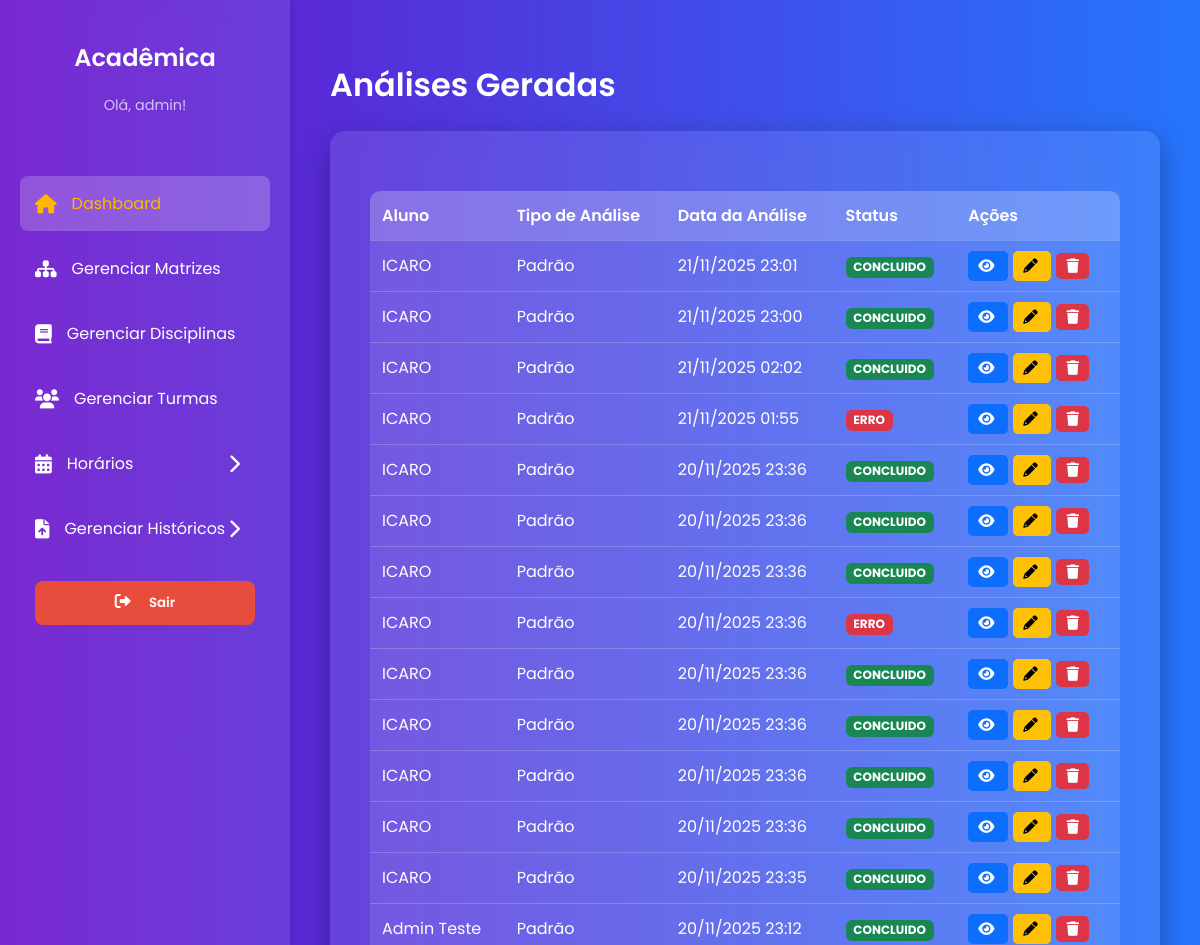
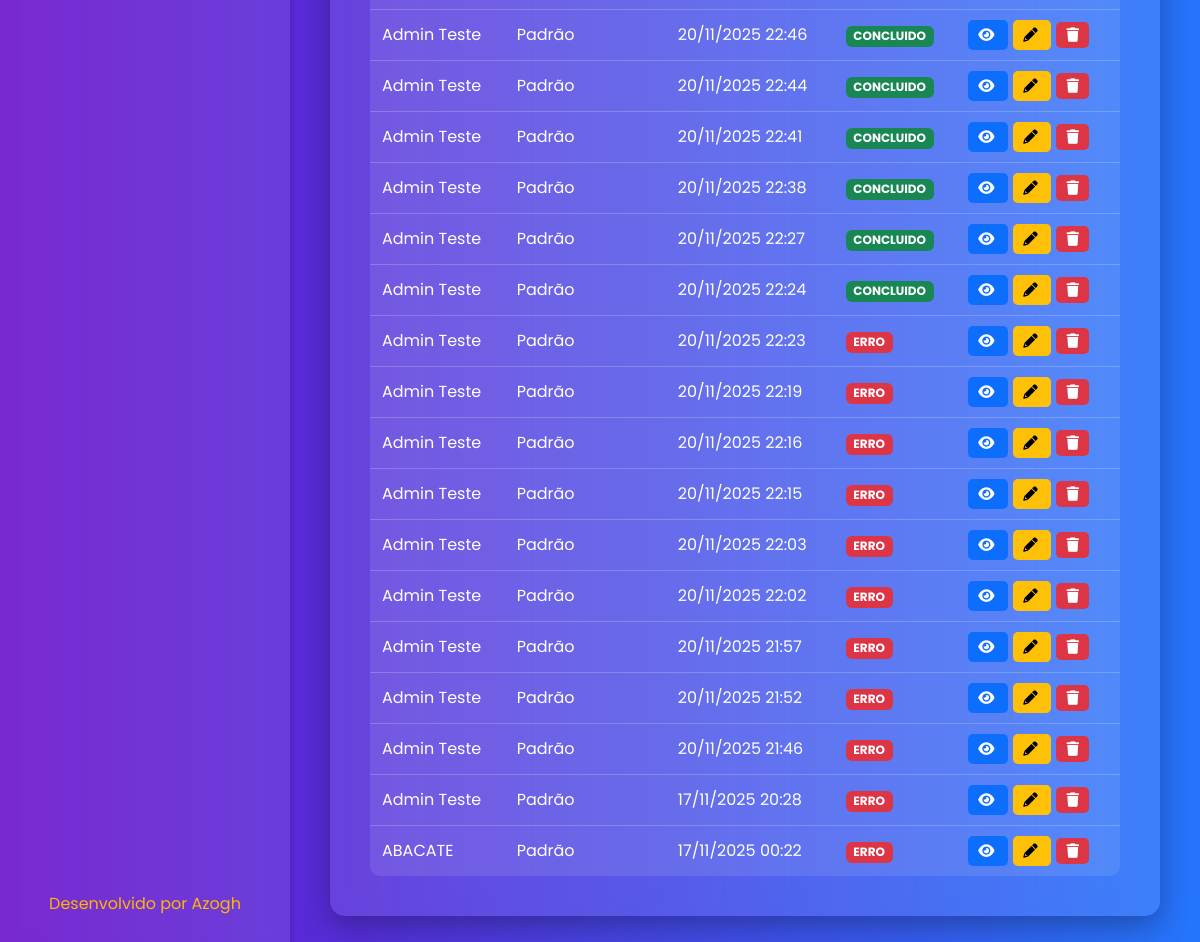
Page /listar/ (signed in) on the committed database (2 pictures, top to bottom).
### core/models.py (models this page shows, shortened)
class Usuario(AbstractUser):
    gestao_inicio = models.DateField(
        null=True,
        blank=True,
        verbose_name="Início da Gestão"
    )
    portaria = models.CharField(
        max_length=15,
        null=True,
        blank=True,
        verbose_name="Número da Portaria"
    )
    groups = models.ManyToManyField(
        'auth.Group',
        related_name='core_usuarios',
        blank=True,
        help_text='The groups this user belongs to. A user will get all permissions granted to each of their groups.',
        related_query_name='core_usuario',
        verbose_name="Grupos de Usuário"
    )
    user_permissions = models.ManyToManyField(
        'auth.Permission',
        related_name='core_usuarios',
        blank=True,
        help_text='Specific permissions for this user.',
        related_query_name='core_usuario',
        verbose_name="Permissões de Usuário"
    )
    class Meta:
        db_table = 'USUARIO'
        verbose_name = "Usuário"
        verbose_name_plural = "Usuários"

### analytics/models.py (models this page shows, shortened)
class Analise(models.Model):
    TIPO_ANALISE_CHOICES = [
        ('padrao', 'Padrão'),
        ('soft', 'Soft'),
        ('hard', 'Hardcore'),
    ]
    historico = models.ForeignKey(Historico, on_delete=models.CASCADE, related_name='analises')
    coordenador = models.ForeignKey(Usuario, on_delete=models.SET_NULL, null=True, blank=True)
    tipo_analise = models.CharField(max_length=10, choices=TIPO_ANALISE_CHOICES)
    dias_excluidos = models.CharField(max_length=100, blank=True, null=True, help_text="Ex: 'SEG,TER'")
    data_criacao = models.DateTimeField(auto_now_add=True)
    status = models.CharField(max_length=20, default='PENDENTE') # PENDENTE, CONCLUIDO, ERRO
    resultado_texto = models.TextField(blank=True, null=True)

### upload/models.py (models this page shows, shortened)
class Historico(models.Model):
    STATUS_CHOICES = [
        ('PENDENTE', 'Processamento Pendente'),
        ('CONCLUIDO', 'Processamento Concluído'),
        ('ERRO', 'Erro no Processamento'),
    ]
    aluno = models.ForeignKey(
        Aluno,
        on_delete=models.CASCADE,
        verbose_name="Aluno",
        related_name='historicos' # Permite consultar facilmente historicos do aluno
    )
    usuario = models.ForeignKey(
        Usuario,
        on_delete=models.SET_NULL, # Mantém o histórico mesmo que o coordenador seja excluído
        null=True,
        verbose_name="Coordenador Responsável"
    )
    data_upload = models.DateTimeField(
        auto_now_add=True,
        verbose_name="Data de Upload"
    )
    status = models.CharField(
        max_length=20,
        choices=STATUS_CHOICES,
        default='PENDENTE',
        verbose_name="Status de Processamento"
    )
    arquivo_original = models.FileField(
        upload_to='historicos/',
        null=True,
        blank=True,
        verbose_name="Arquivo PDF Original"
    )
    class Meta:
        db_table = 'HISTORICO'
        verbose_name = "Histórico Escolar"
        verbose_name_plural = "Históricos Escolares"

class Aluno(models.Model):
    nome = models.CharField(max_length=100)
    matricula = models.CharField(max_length=10, unique=True)
    curso = models.CharField(max_length=100, verbose_name="Curso de Ingresso")
    ano_ingresso = models.CharField(max_length=6, verbose_name="Ano de Ingresso")
    class Meta:
        db_table = 'ALUNO'
        verbose_name = "Aluno"
        verbose_name_plural = "Alunos"

### analytics/views.py (the view)
# urls.py: path('listar/', views.listar_analises, name='listar_analises'),
@login_required
def listar_analises(request):
    analises = Analise.objects.select_related('historico__aluno').order_by('-data_criacao')
    return render(request, 'analytics/listar_analises.html', {'analises': analises})

### analytics/templates/analytics/listar_analises.html (shortened to what this page needs)
{% extends 'core/base.html' %}
{% load static %}
{% block page_title %}Análises Geradas{% endblock %}
{% block content %}
<table>
    <thead>
        <tr>
            <th>Aluno</th>
            <th>Tipo de Análise</th>
            <th>Data da Análise</th>
            <th>Status</th>
            <th>Ações</th>
        </tr>
    </thead>
    <tbody>
        {% for analise in analises %}
        <tr>
            <td>{{ analise.historico.aluno.nome }}</td>
            <td>{{ analise.get_tipo_analise_display }}</td>
            <td>{{ analise.data_criacao|date:"d/m/Y H:i" }}</td>
            <td>
                <span class="status-badge
                    {% if analise.status == 'CONCLUIDO' %}status-concluido
                    {% elif analise.status == 'PENDENTE' %}status-pendente
                    {% else %}status-erro
                    {% endif %}">
                    {{ analise.status }}
                </span>
            </td>
            <td class="action-buttons">
                <a href="{% url 'analytics:consultar_analise' analise_pk=analise.pk %}" class="btn-view" title="Visualizar Grade">
                    <i class="fas fa-eye"></i>
                </a>
                <a href="{% url 'analytics:editar_analise' analise_pk=analise.pk %}" class="btn-edit" title="Editar Grade">
                    <i class="fas fa-pencil-alt"></i>
                </a>
                <form method="POST" action="{% url 'analytics:excluir_analise' analise_pk=analise.pk %}" style="display: inline;" onsubmit="return confirm('Tem certeza que deseja excluir esta análise?');">
                    <button type="submit" class="btn-delete" title="Excluir">
                        <i class="fas fa-trash"></i>
                    </button>
                </form>
            </td>
        </tr>
        {% empty %}
        <tr>
            <td colspan="5" style="text-align: center; padding: 20px; font-size: 1.1em;">
                Nenhuma análise foi gerada ainda.
            </td>
        </tr>
        {% endfor %}
    </tbody>
</table>
{% endblock %}

### core/templates/core/base.html (shortened to what this page needs)
{% load static %}
<!DOCTYPE html>
<html lang="pt-br">
<head>
    <link rel="stylesheet" href="https://cdnjs.cloudflare.com/ajax/libs/font-awesome/6.0.0-beta3/css/all.min.css">
</head>
<body>
    <div class="dashboard-container">
        <aside class="sidebar">
            <div class="sidebar-header">
                <h2>Acadêmica</h2>
                <p>Olá, {{ user.username }}!</p>
            </div>
            <nav class="sidebar-nav">
                <ul>
                    <li><a href="{% url 'painel' %}" class="active"><i class="fas fa-home"></i> Dashboard</a></li>
                    <li><a href="{% url 'listar_matrizes' %}"><i class="fas fa-sitemap"></i> Gerenciar Matrizes</a></li>
                    <li><a href="{% url 'listar_disciplinas' %}"><i class="fas fa-book"></i> Gerenciar Disciplinas</a></li>
                    <li><a href="{% url 'listar_turmas' %}"><i class="fas fa-users"></i> Gerenciar Turmas</a></li>
                    <li class="dropdown-container">
                        <a href="#" id="horarios-dropdown-toggle" class="dropdown-toggle">
                            <i class="fas fa-calendar-alt"></i>
                            <span>Horários</span>
                            <i class="fas fa-chevron-right arrow"></i>
                        </a>
                    </li>
                    <li class="dropdown-container">
                        <a href="#" id="historicos-dropdown-toggle" class="dropdown-toggle">
                            <i class="fas fa-file-upload"></i>
                            <span>Gerenciar Históricos</span>
                            <i class="fas fa-chevron-right arrow"></i>
                        </a>
                    </li>
                    <li><a href="{% url 'logout' %}" style="text-decoration: none; display: block; margin-bottom: 15px;">
            <button type="button" style="
                width: 100%;
                background-color: #e74c3c;
                color: white;
                border: none;
                padding: 12px;
                border-radius: 8px;
                cursor: pointer;
                font-weight: 600;
                transition: background 0.3s;
                font-family: 'Poppins', sans-serif;">
                <i class="fas fa-sign-out-alt"></i> Sair
            </button>
        </a></li>
                </ul>
            </nav>
            <div class="footer">
                <a href="#">Desenvolvido por Azogh</a>
            </div>
        </aside>
        <main class="main-content">
            <div class="header">
                <h1>{% block page_title %}{% endblock %}</h1>
            </div>
            <div class="content-card">
                {% block content %}{% endblock %}
            </div>
        </main>
    </div>
</body>
</html>

### core/templates/core/base.html (style rules this page uses)
:root { --primary-color-dark: #6a11cb; --primary-color-light: #2575fc; --accent-color: #ffb703; --accent-color-hover: #fb8500; --text-color: #fff; --container-bg: rgba(255, 255, 255, 0.1); }
body { font-family: 'Poppins', sans-serif; background: linear-gradient(to right, var(--primary-color-dark), var(--primary-color-light)); color: var(--text-color); margin: 0; padding: 0; min-height: 100vh; box-sizing: border-box; }
.dashboard-container { display: flex; min-height: 100vh; }
.sidebar { width: 250px; background-color: rgba(255, 255, 255, 0.1); backdrop-filter: blur(10px); padding: 20px; box-shadow: 2px 0 5px rgba(0, 0, 0, 0.1); display: flex; flex-direction: column; transition: transform 0.3s ease; }
.sidebar-header { text-align: center; margin-bottom: 30px; }
.sidebar-header h2 { font-size: 1.5em; font-weight: 600; }
.sidebar-header p { font-size: 0.9em; color: rgba(255, 255, 255, 0.7); }
.sidebar-nav ul { list-style: none; padding: 0; }
.sidebar-nav a { display: flex; align-items: center; color: #fff; text-decoration: none; padding: 15px; margin-bottom: 10px; border-radius: 8px; transition: all 0.3s ease; font-weight: 400; }
.sidebar-nav a i { margin-right: 15px; font-size: 1.2em; }
.sidebar-nav a:hover, .sidebar-nav a.active { background-color: rgba(255, 255, 255, 0.2); color: #ffb703; }
.dropdown-container { position: relative; }
.dropdown-toggle { display: flex; align-items: center; color: #fff; text-decoration: none; padding: 15px; margin-bottom: 10px; border-radius: 8px; transition: all 0.3s ease; font-weight: 400; cursor: pointer; }
.dropdown-toggle i { margin-right: 15px; font-size: 1.2em; }
.dropdown-toggle .arrow { margin-left: auto; transition: transform 0.3s ease; }
.footer { margin-top: auto; text-align: center; padding: 20px; }
.footer a { color: #ffb703; text-decoration: none; font-size: 1em; transition: color 0.3s ease; }
.main-content { flex-grow: 1; padding: 40px; display: flex; flex-direction: column; }
.content-card { background-color: rgba(255, 255, 255, 0.1); backdrop-filter: blur(10px); padding: 40px; border-radius: 15px; box-shadow: 0 10px 30px rgba(0, 0, 0, 0.3); }
h1, h2 { font-weight: 600; }
form { display: flex; flex-direction: column; gap: 15px; text-align: left; }
table { width: 100%; border-collapse: collapse; margin-top: 20px; background-color: rgba(255, 255, 255, 0.1); border-radius: 10px; overflow: hidden; }
th, td { padding: 12px; text-align: left; border-bottom: 1px solid rgba(255, 255, 255, 0.2); }
th { font-weight: 600; background-color: rgba(255, 255, 255, 0.15); }
tr:last-child td { border-bottom: none; }

### analytics/templates/analytics/listar_analises.html (style rules this page uses)
.action-buttons a, .action-buttons button { color: #fff; text-decoration: none; padding: 5px 10px; border-radius: 5px; margin-right: 5px; border: none; cursor: pointer; font-size: 0.9em; }
.btn-view { background-color: #0d6efd; }
.btn-edit { background-color: #ffc107; color: #000 !important; }
.btn-delete { background-color: #dc3545; }
.status-badge { display: inline-block; padding: 0.35em 0.65em; font-size: .75em; font-weight: 700; line-height: 1; color: #fff; text-align: center; white-space: nowrap; vertical-align: baseline; border-radius: 0.375rem; }
.status-concluido { background-color: #198754; }
.status-erro { background-color: #dc3545; }

### rows in the picture
Usuario: username "admin"
Analise: historico.aluno.nome "ICARO", tipo_analise "Padrão", data_criacao "21/11/2025 23:01", status "CONCLUIDO"
Analise: historico.aluno.nome "ICARO", tipo_analise "Padrão", data_criacao "21/11/2025 23:00", status "CONCLUIDO"
Analise: historico.aluno.nome "ICARO", tipo_analise "Padrão", data_criacao "21/11/2025 02:02", status "CONCLUIDO"
Analise: historico.aluno.nome "ICARO", tipo_analise "Padrão", data_criacao "21/11/2025 01:55", status "ERRO"
Analise: historico.aluno.nome "ICARO", tipo_analise "Padrão", data_criacao "20/11/2025 23:36", status "CONCLUIDO"
Analise: historico.aluno.nome "ICARO", tipo_analise "Padrão", data_criacao "20/11/2025 23:36", status "CONCLUIDO"
Analise: historico.aluno.nome "ICARO", tipo_analise "Padrão", data_criacao "20/11/2025 23:36", status "CONCLUIDO"
Analise: historico.aluno.nome "ICARO", tipo_analise "Padrão", data_criacao "20/11/2025 23:36", status "ERRO"
Analise: historico.aluno.nome "ICARO", tipo_analise "Padrão", data_criacao "20/11/2025 23:36", status "CONCLUIDO"
Analise: historico.aluno.nome "ICARO", tipo_analise "Padrão", data_criacao "20/11/2025 23:36", status "CONCLUIDO"
Analise: historico.aluno.nome "ICARO", tipo_analise "Padrão", data_criacao "20/11/2025 23:36", status "CONCLUIDO"
Analise: historico.aluno.nome "ICARO", tipo_analise "Padrão", data_criacao "20/11/2025 23:36", status "CONCLUIDO"
Analise: historico.aluno.nome "ICARO", tipo_analise "Padrão", data_criacao "20/11/2025 23:35", status "CONCLUIDO"
Analise: historico.aluno.nome "Admin Teste", tipo_analise "Padrão", data_criacao "20/11/2025 23:12", status "CONCLUIDO"
Analise: historico.aluno.nome "Admin Teste", tipo_analise "Padrão", data_criacao "20/11/2025 22:46", status "CONCLUIDO"
Analise: historico.aluno.nome "Admin Teste", tipo_analise "Padrão", data_criacao "20/11/2025 22:44", status "CONCLUIDO"
Analise: historico.aluno.nome "Admin Teste", tipo_analise "Padrão", data_criacao "20/11/2025 22:41", status "CONCLUIDO"
Analise: historico.aluno.nome "Admin Teste", tipo_analise "Padrão", data_criacao "20/11/2025 22:38", status "CONCLUIDO"
Analise: historico.aluno.nome "Admin Teste", tipo_analise "Padrão", data_criacao "20/11/2025 22:27", status "CONCLUIDO"
Analise: historico.aluno.nome "Admin Teste", tipo_analise "Padrão", data_criacao "20/11/2025 22:24", status "CONCLUIDO"
Analise: historico.aluno.nome "Admin Teste", tipo_analise "Padrão", data_criacao "20/11/2025 22:23", status "ERRO"
Analise: historico.aluno.nome "Admin Teste", tipo_analise "Padrão", data_criacao "20/11/2025 22:19", status "ERRO"
Analise: historico.aluno.nome "Admin Teste", tipo_analise "Padrão", data_criacao "20/11/2025 22:16", status "ERRO"
Analise: historico.aluno.nome "Admin Teste", tipo_analise "Padrão", data_criacao "20/11/2025 22:15", status "ERRO"
Analise: historico.aluno.nome "Admin Teste", tipo_analise "Padrão", data_criacao "20/11/2025 22:03", status "ERRO"
Analise: historico.aluno.nome "Admin Teste", tipo_analise "Padrão", data_criacao "20/11/2025 22:02", status "ERRO"
Analise: historico.aluno.nome "Admin Teste", tipo_analise "Padrão", data_criacao "20/11/2025 21:57", status "ERRO"
Analise: historico.aluno.nome "Admin Teste", tipo_analise "Padrão", data_criacao "20/11/2025 21:52", status "ERRO"
Analise: historico.aluno.nome "Admin Teste", tipo_analise "Padrão", data_criacao "20/11/2025 21:46", status "ERRO"
Analise: historico.aluno.nome "Admin Teste", tipo_analise "Padrão", data_criacao "17/11/2025 20:28", status "ERRO"
Analise: historico.aluno.nome "ABACATE", tipo_analise "Padrão", data_criacao "17/11/2025 00:22", status "ERRO"
